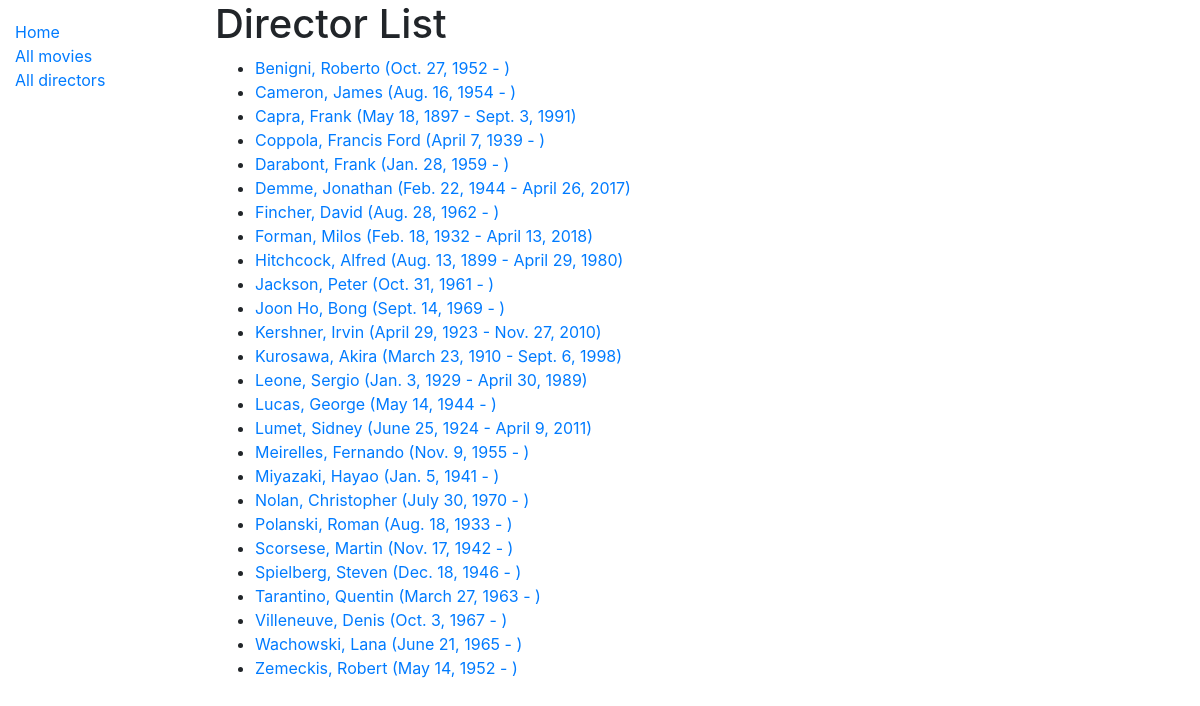
/catalog/directors/, run on the app's committed database.
### catalog/models.py (models this page shows)
class Director(models.Model):
    first_name = models.CharField(max_length = 100)
    last_name = models.CharField(max_length = 100)
    date_of_birth = models.DateField(null = True, blank = True)
    date_of_death = models.DateField("Died", null = True, blank = True)
    class Meta:
        ordering = ["last_name", "first_name"]
    def get_absolute_url(self):
        return reverse("director-detail", args = [str(self.id)])
    def __str__(self):
        return f"{self.last_name}, {self.first_name}"

### catalog/views.py (the view)
# urls.py: path('directors/', views.DirectorListView.as_view(), name = 'directors'),
class DirectorListView(generic.ListView):
    model = Director

### catalog/templates/catalog/director_list.html
{% extends "base_generic.html" %}
{% block content %}
<h1>Director List</h1>
{% if director_list %}
  <ul>
  {% for director in director_list %}
    <li>
      <a href = "{{ director.get_absolute_url }}">
      {{ director }} ({{director.date_of_birth}} - {% if director.date_of_death %}{{director.date_of_death}}{% endif %})
      </a>
    </li>
  {% endfor %}
 </ul>
{% else %}
  <p>There are no directors available.</p>
{% endif %}
{% endblock %}

### data on the page
Director: last_name+first_name "Benigni, Roberto", date_of_birth "Oct. 27, 1952"
Director: last_name+first_name "Cameron, James", date_of_birth "Aug. 16, 1954"
Director: last_name+first_name "Capra, Frank", date_of_birth "May 18, 1897", date_of_death "Sept. 3, 1991"
Director: last_name+first_name "Coppola, Francis Ford", date_of_birth "April 7, 1939"
Director: last_name+first_name "Darabont, Frank", date_of_birth "Jan. 28, 1959"
Director: last_name+first_name "Demme, Jonathan", date_of_birth "Feb. 22, 1944", date_of_death "April 26, 2017"
Director: last_name+first_name "Fincher, David", date_of_birth "Aug. 28, 1962"
Director: last_name+first_name "Forman, Milos", date_of_birth "Feb. 18, 1932", date_of_death "April 13, 2018"
Director: last_name+first_name "Hitchcock, Alfred", date_of_birth "Aug. 13, 1899", date_of_death "April 29, 1980"
Director: last_name+first_name "Jackson, Peter", date_of_birth "Oct. 31, 1961"
Director: last_name+first_name "Joon Ho, Bong", date_of_birth "Sept. 14, 1969"
Director: last_name+first_name "Kershner, Irvin", date_of_birth "April 29, 1923", date_of_death "Nov. 27, 2010"
Director: last_name+first_name "Kurosawa, Akira", date_of_birth "March 23, 1910", date_of_death "Sept. 6, 1998"
Director: last_name+first_name "Leone, Sergio", date_of_birth "Jan. 3, 1929", date_of_death "April 30, 1989"
Director: last_name+first_name "Lucas, George", date_of_birth "May 14, 1944"
Director: last_name+first_name "Lumet, Sidney", date_of_birth "June 25, 1924", date_of_death "April 9, 2011"
Director: last_name+first_name "Meirelles, Fernando", date_of_birth "Nov. 9, 1955"
Director: last_name+first_name "Miyazaki, Hayao", date_of_birth "Jan. 5, 1941"
Director: last_name+first_name "Nolan, Christopher", date_of_birth "July 30, 1970"
Director: last_name+first_name "Polanski, Roman", date_of_birth "Aug. 18, 1933"
Director: last_name+first_name "Scorsese, Martin", date_of_birth "Nov. 17, 1942"
Director: last_name+first_name "Spielberg, Steven", date_of_birth "Dec. 18, 1946"
Director: last_name+first_name "Tarantino, Quentin", date_of_birth "March 27, 1963"
Director: last_name+first_name "Villeneuve, Denis", date_of_birth "Oct. 3, 1967"
Director: last_name+first_name "Wachowski, Lana", date_of_birth "June 21, 1965"
Director: last_name+first_name "Zemeckis, Robert", date_of_birth "May 14, 1952"
